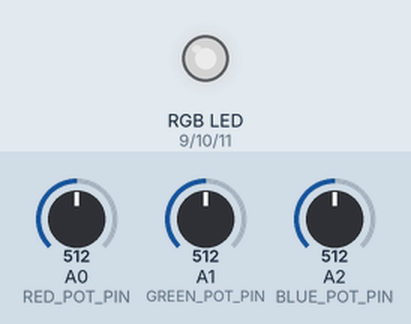
Recording of a sketch running on a simulated Arduino Uno, built with avr-gcc and run on an emulated ATmega328P. Parts: an RGB LED mixed from three pins (HIGH = lit). Inputs (shaded band) come from the test bench; at power-on: A1 (GREEN_POT_PIN) = 512, A0 (RED_POT_PIN) = 512, A2 (BLUE_POT_PIN) = 512. Dim RGB values are drawn brighter than linear; what the sketch prints to the serial monitor is not drawn.

Above: at 1.2 s.
1.3 s: A1 (GREEN_POT_PIN) set to 417
At 2.0 s:
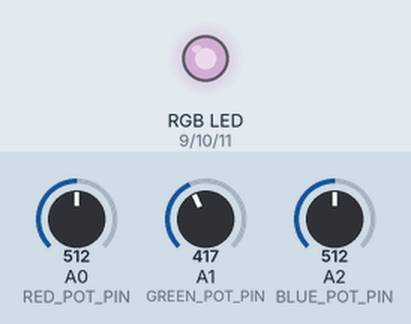
2.8 s: A1 (GREEN_POT_PIN) set to 385
At 3.5 s:
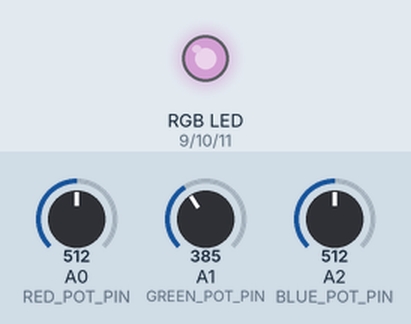
4.8 s: A0 (RED_POT_PIN) set to 716
At 5.4 s:
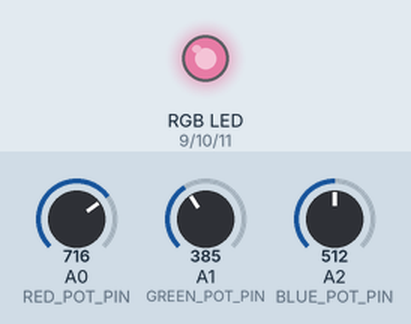
6.4 s: A2 (BLUE_POT_PIN) set to 716
At 7.0 s:
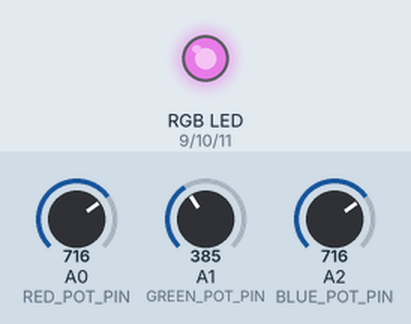
8.0 s: A0 (RED_POT_PIN) set to 900
At 8.5 s:
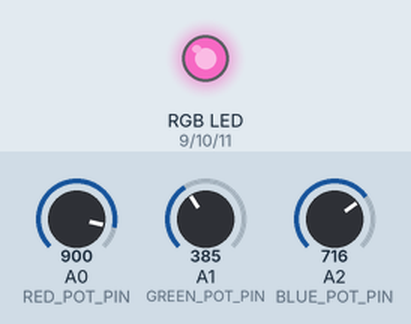
9.6 s: A2 (BLUE_POT_PIN) set to 797
At 10.0 s:
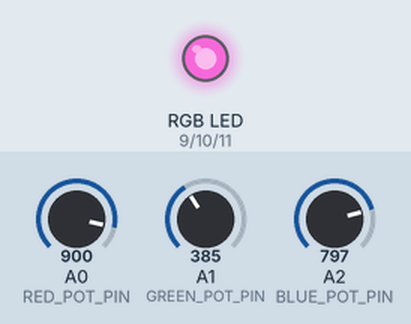
11.2 s: A2 (BLUE_POT_PIN) set to 813
Timing chart, 0 to 14.2 s (numbered marks = the images above; inputs shaded):
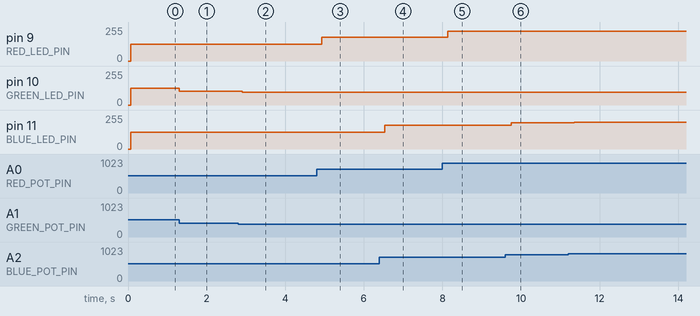

Measured:
- after the input at 1.3 s, pin 10 (GREEN_LED_PIN): 127/255 → 103/255 at once
- after the input at 2.8 s, pin 10 (GREEN_LED_PIN): 103/255 → 95/255 after 0.11 s
- after the input at 4.8 s, pin 9 (RED_LED_PIN): 127/255 → 178/255 after 0.12 s
- after the input at 6.4 s, pin 11 (BLUE_LED_PIN): 127/255 → 178/255 after 0.13 s
- after the input at 8.0 s, pin 9 (RED_LED_PIN): 178/255 → 224/255 after 0.14 s
- after the input at 9.6 s, pin 11 (BLUE_LED_PIN): 178/255 → 198/255 after 0.15 s
- after the input at 11.2 s, pin 11 (BLUE_LED_PIN): 198/255 → 202/255 after 0.16 s

The sketch:

RGB_Color_Mixer.ino
```cpp
/*
  RGB_Color_Mixer.ino
  3개의 가변저항으로 RGB LED 색상 조합 만들기

  회로:
  - A0: 빨강 조절 가변저항
  - A1: 초록 조절 가변저항
  - A2: 파랑 조절 가변저항
  - 9번 핀: 빨강 LED (220Ω 저항)
  - 10번 핀: 초록 LED (220Ω 저항)
  - 11번 핀: 파랑 LED (220Ω 저항)
*/

// 핀 정의
const int RED_POT_PIN = A0;
const int GREEN_POT_PIN = A1;
const int BLUE_POT_PIN = A2;

const int RED_LED_PIN = 9;
const int GREEN_LED_PIN = 10;
const int BLUE_LED_PIN = 11;

void setup() {
  // LED 핀들을 출력으로 설정
  pinMode(RED_LED_PIN, OUTPUT);
  pinMode(GREEN_LED_PIN, OUTPUT);
  pinMode(BLUE_LED_PIN, OUTPUT);

  Serial.begin(9600);
  Serial.println("RGB 색상 조합기 시작!");
  Serial.println("3개의 가변저항으로 빨강, 초록, 파랑을 조절하세요.");
  Serial.println("R값, G값, B값, 색상명");
}

void loop() {
  // 각 가변저항 값 읽기
  int redPot = analogRead(RED_POT_PIN);
  int greenPot = analogRead(GREEN_POT_PIN);
  int bluePot = analogRead(BLUE_POT_PIN);

  // PWM 값으로 변환 (0~255)
  int redValue = map(redPot, 0, 1023, 0, 255);
  int greenValue = map(greenPot, 0, 1023, 0, 255);
  int blueValue = map(bluePot, 0, 1023, 0, 255);

  // RGB LED에 색상 값 적용
  analogWrite(RED_LED_PIN, redValue);
  analogWrite(GREEN_LED_PIN, greenValue);
  analogWrite(BLUE_LED_PIN, blueValue);

  // 색상 정보 출력
  Serial.print(redValue);
  Serial.print(", ");
  Serial.print(greenValue);
  Serial.print(", ");
  Serial.print(blueValue);
  Serial.print(" → ");
  Serial.println(getColorName(redValue, greenValue, blueValue));

  delay(200);
}

// 색상명 추정 함수
String getColorName(int r, int g, int b) {
  // 주요 색상 판별 (간단한 버전)
  if (r > 200 && g < 100 && b < 100) return "빨강";
  if (r < 100 && g > 200 && b < 100) return "초록";
  if (r < 100 && g < 100 && b > 200) return "파랑";
  if (r > 200 && g > 200 && b < 100) return "노랑";
  if (r > 200 && g < 100 && b > 200) return "자홍";
  if (r < 100 && g > 200 && b > 200) return "청록";
  if (r > 200 && g > 200 && b > 200) return "흰색";
  if (r < 50 && g < 50 && b < 50) return "검정";
  if (r > 150 && g > 100 && b < 100) return "주황";
  if (r > 100 && g < 100 && b > 100) return "보라";
  if (r > 200 && g > 150 && b > 150) return "분홍";

  return "혼합색";
}
```
